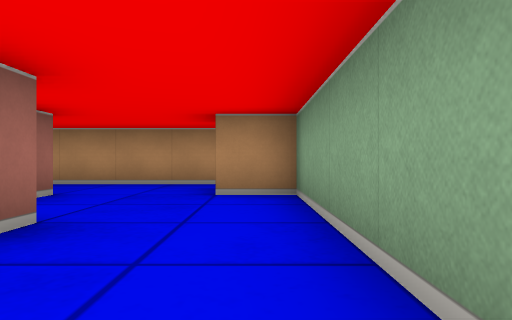
[1] (above)

12 first-person views from a walk through a cub3D maze. The camera is about half as high as the walls, looks level and sees 70° across. The floor is counted in squares. Each view is taken from the middle of a square. On the plan, view 1 faces up. The plan holds only what a view shows up to about 9 squares ahead; the rest is blank.

[2]
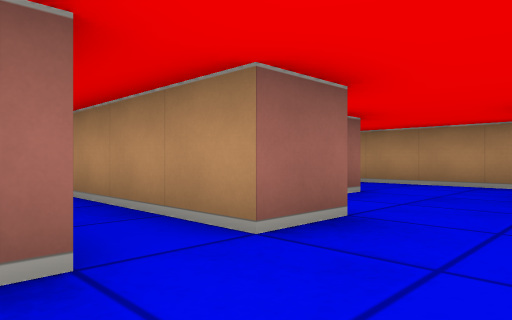

[3]
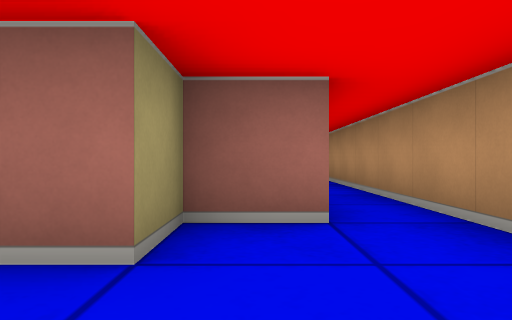

[4]
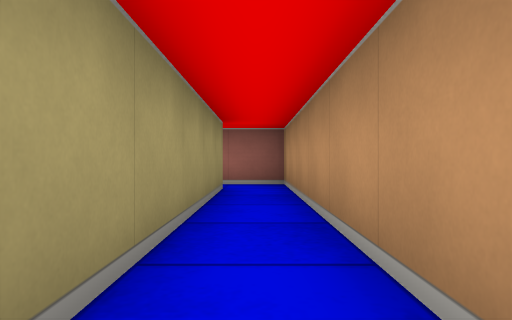

[5]
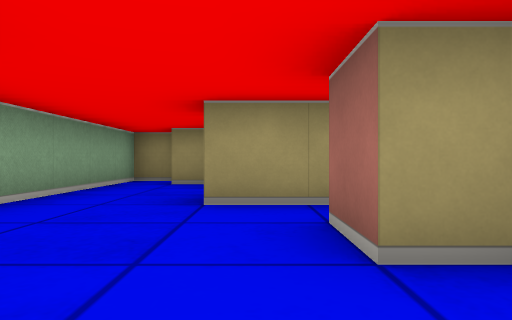

[6]
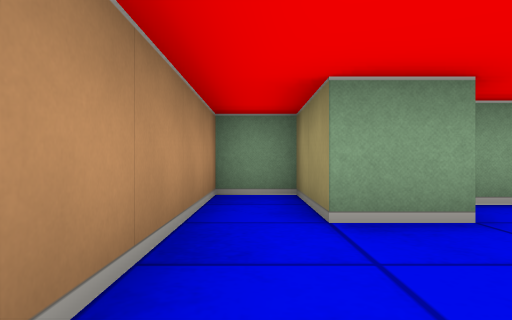

[7]
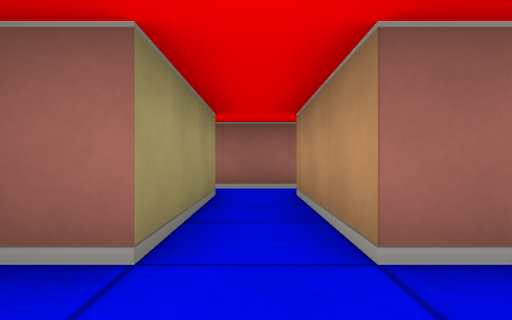

[8]
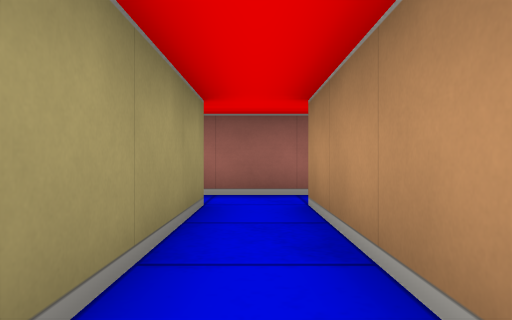

[9]
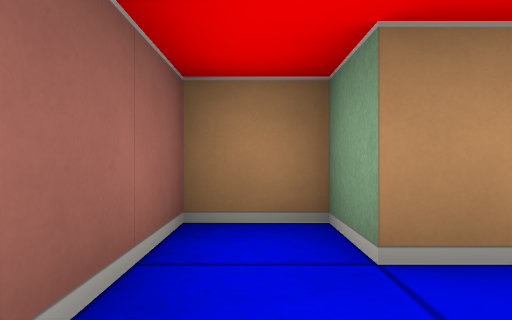

[10]
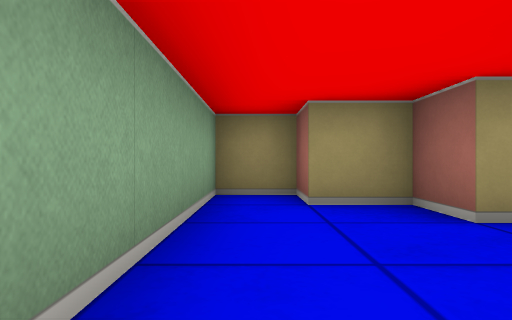

[11]
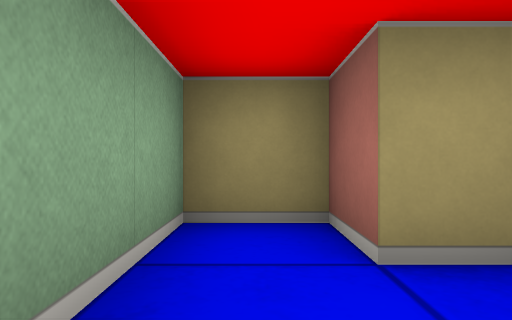

[12]
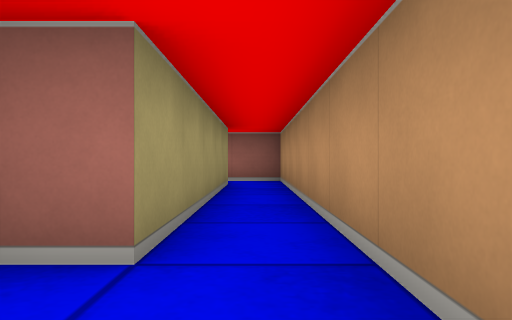

### Floor plan
Points are (right, up) in squares from view 1. A wall is a line through its corners. A room is listed if a view was taken in it or the views show most of it. See-through windows are left out.
Room 1 (views 1, 2, 7, 8, 9, 11)
walls: (-1.5, 2.5) (-1.5, 1.5) (-4.5, 1.5) (-4.5, 2.5) (-5.5, 2.5) (-5.5, 0.2); (-4.5, 0.5) (-1.5, 0.5) (-1.5, -0.5) (-0.5, -0.5) (-0.5, -1.5) (0.5, -1.5) (0.5, 2.5)
ways out: opening at (-0.5, 2) to room 2
Room 2 (views 3, 4, 5, 6, 10, 12)
walls: (-2.8, 2.5) (-1.5, 2.5); (0.5, 2.5) (0.5, 4.5) (-0.5, 4.5) (-0.5, 5.5) (1.5, 5.5) (1.5, 6.5) (-9.5, 6.5) (-9.5, 5.4); (-8.5, 5.5) (-3.5, 5.5) (-3.5, 4.5) (-2.5, 4.5) (-2.5, 3.5)
ways out: opening at (-0.5, 2) to room 1

Positions as (right, up) in squares from view 1, and headings:
1: (0, 0), facing up
2: (0, 0), facing up-left
3: (-1, 5), facing left
4: (-3, 6), facing left
5: (-2, 6), facing down
6: (-3, 6), facing right
7: (0, 1), facing left
8: (-1, 1), facing left
9: (-5, 0), facing up
10: (0, 3), facing down
11: (0, 1), facing down
12: (-2, 6), facing left
